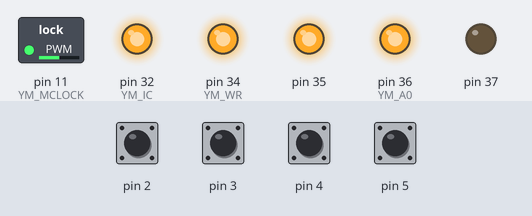
A sketch run on a simulated Arduino Mega 2560, built with avr-gcc and run on an emulated ATmega2560. Shown: switched loads named in the sketch (green lamp = pin HIGH), output pins drawn as LEDs (lit = HIGH). The inputs (shaded band) are chosen by the test bench; at power-on: pin 2–5 HIGH. Pins used as bus, display or sensor lines are not drawn.

Above: at 0.2 s.
Timing chart, 0 to 1.7 s (numbered marks = the images above):
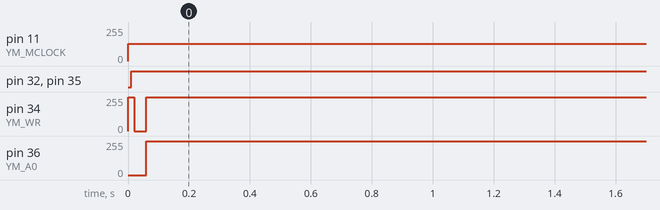

The sketch:

GenSynth.ino
```cpp
/**
 * YM2612 base code for Arduino Mega
 * By: Coty Janz
 *
 * This code is forked from the origial ATMega328 Test code:
 * By: Fabien Batteix <skywodd@gmail.com>
 *    http://skyduino.wordpress.com
 *
 * @remarks This test code is heavly based on Furrtek's YM2612 test code. Big thanks Furrtek for the help !
 * @warning This test code is made to run on an ATMega 2650 mcu with a 16MHz external crystal.
 */

/* Dependencies */
#include <avr/io.h>     // For I/O and other AVR registers
#include <util/delay.h> // For timing

/* Pinmap */
#define YM_IC (5) // PC5 (= pin A5 for Arduino UNO)
#define YM_CS (4) // PC4 (= pin A4 for Arduino UNO)
#define YM_WR (3) // PC3 (= pin A3 for Arduino UNO)
#define YM_RD (2) // PC2 (= pin A2 for Arduino UNO)
#define YM_A0 (1) // PC1 (= pin A1 for Arduino UNO)
#define YM_A1 (0) // PC0 (= pin A0 for Arduino UNO)
#define YM_CTRL_DDR DDRC
#define YM_CTRL_PORT PORTC
#define YM_DATA_DDR DDRA
#define YM_DATA_PORT PORTA // Whole PORT A for data bus (= pins D0 to D7 for Arduino UNO)
#define YM_MCLOCK (5) // PB1 = OC1A (= pin D9 for Arduino UNO)
#define YM_MCLOCK_DDR DDRB

uint8_t rawData[149] = {
  0x52, 0x22, 0x08, 0x52, 0x27, 0x00, 0x52, 0xB4, 0xC0, 0x52, 0xB5, 0xC0,
  0x52, 0xB6, 0xC0, 0x53, 0xB4, 0xC0, 0x53, 0xB5, 0xC0, 0x53, 0xB6, 0xC0,
  0x52, 0x28, 0x00, 0x52, 0x28, 0x01, 0x52, 0x28, 0x02, 0x52, 0x28, 0x03,
  0x52, 0x28, 0x04, 0x52, 0x28, 0x05, 0x52, 0x28, 0x06, 0x50, 0x9F, 0x50,
  0xBF, 0x50, 0xDF, 0x50, 0xFF, 0x52, 0x30, 0x01, 0x52, 0x40, 0x07, 0x52,
  0x50, 0x1F, 0x52, 0x60, 0x09, 0x52, 0x70, 0x00, 0x52, 0x80, 0xFF, 0x52,
  0x90, 0x00, 0x52, 0x34, 0x01, 0x52, 0x44, 0x11, 0x52, 0x54, 0x1F, 0x52,
  0x64, 0x09, 0x52, 0x74, 0x00, 0x52, 0x84, 0xFF, 0x52, 0x94, 0x00, 0x52,
  0x38, 0x01, 0x52, 0x48, 0x08, 0x52, 0x58, 0x1F, 0x52, 0x68, 0x09, 0x52,
  0x78, 0x00, 0x52, 0x88, 0xFF, 0x52, 0x98, 0x00, 0x52, 0x3C, 0x00, 0x52,
  0x4C, 0x24, 0x52, 0x5C, 0x1F, 0x52, 0x6C, 0x09, 0x52, 0x7C, 0x00, 0x52,
  0x8C, 0xFF, 0x52, 0x9C, 0x00, 0x52, 0xB0, 0x24, 0x52, 0xA4, 0x13, 0x52,
  0xA0, 0x8E, 0x52, 0x28, 0xF0
};

/**
 * Send raw data to the YM2612
 *
 * @author Furrtek
 * @param data Data to write
 */
static void write_ym(uint8_t data) {
  YM_CTRL_PORT &= ~_BV(YM_CS); // CS LOW
  YM_DATA_PORT = data;
  _delay_us(1);
  YM_CTRL_PORT &= ~_BV(YM_WR); // Write data
  _delay_us(5);
  YM_CTRL_PORT |= _BV(YM_WR);
  _delay_us(5);
  YM_CTRL_PORT |= _BV(YM_CS); // CS HIGH
}

/**
 * Write data into a specific register of the YM2612
 *
 * @author Furrtek
 * @param reg Destination register address
 * @param data Data to write
 */
static void setreg(uint8_t reg, uint8_t data) {
  YM_CTRL_PORT &= ~_BV(YM_A0); // A0 low (select register)
  write_ym(reg);
  YM_CTRL_PORT |= _BV(YM_A0);  // A0 high (write register)
  write_ym(data);
}

void parseNPlay(uint8_t data[], int length)
{
  int i = 0;
  int r = 0;
  int d = 0;
  while (i <= length)
  {
    r = i+1;
    d = i+3;
    setreg(data[r], data[d]);
    i += 3;
  }
}

void setPianoTest()
{
  //YM2612 Test Code
  setreg(0x22, 0x00); // LFO off
  setreg(0x27, 0x00); // Note off (channel 0)
  setreg(0x28, 0x01); // Note off (channel 1)
  setreg(0x28, 0x02); // Note off (channel 2)
  setreg(0x28, 0x04); // Note off (channel 3)
  setreg(0x28, 0x05); // Note off (channel 4)
  setreg(0x28, 0x06); // Note off (channel 5)
  setreg(0x2B, 0x00); // DAC off
  setreg(0x30, 0x71); //
  setreg(0x34, 0x0D); //
  setreg(0x38, 0x33); //
  setreg(0x3C, 0x01); // DT1/MUL
  setreg(0x40, 0x23); //
  setreg(0x44, 0x2D); //
  setreg(0x48, 0x26); //
  setreg(0x4C, 0x00); // Total level
  setreg(0x50, 0x5F); //
  setreg(0x54, 0x99); //
  setreg(0x58, 0x5F); //
  setreg(0x5C, 0x94); // RS/AR
  setreg(0x60, 0x05); //
  setreg(0x64, 0x05); //
  setreg(0x68, 0x05); //
  setreg(0x6C, 0x07); // AM/D1R
  setreg(0x70, 0x02); //
  setreg(0x74, 0x02); //
  setreg(0x78, 0x02); //
  setreg(0x7C, 0x02); // D2R
  setreg(0x80, 0x11); //
  setreg(0x84, 0x11); //
  setreg(0x88, 0x11); //
  setreg(0x8C, 0xA6); // D1L/RR
  setreg(0x90, 0x00); //
  setreg(0x94, 0x00); //
  setreg(0x98, 0x00); //
  setreg(0x9C, 0x00); // Proprietary
  setreg(0xB0, 0x32); // Feedback/algorithm
  setreg(0xB4, 0xC0); // Both speakers on
  setreg(0x28, 0x00); // Key off
  setreg(0xA4, 0x22); //
  setreg(0xA0, 0x69); // Set frequency
}

int main(void) {

/*There are 3 registers for PORTB
  PORTB
  DDRB
  PINB

  PORTB controls the drive state of the pins if set as an output via DDRB, and controls the enabling of the pull-up if configured as an input via DDRB.

  DDRB controls if a pin is used as an output (bit=1), or as an input (bit=0)

  PINB is read-only, and returns the electrical state sensed at the pin.

  To set up a pin as an input, with the pullup enabled you only do the following. (using PB0 as an example here)

  DDRB &= ~(1<<0); // configure PB0 as an input
  PORTB |= (1<<0); // enable the pull-up on PB0

  to read the pin you simply do the following:
  myVar = PINB & (1<<0); // read the state of PB0 only
*/

  //Will be using port E for the input buttons
  pinMode(2, INPUT_PULLUP);
  pinMode(3, INPUT_PULLUP);
  pinMode(4, INPUT_PULLUP);
  pinMode(5, INPUT_PULLUP);
  pinMode(6, INPUT_PULLUP);

  /* Pins setup */
  YM_CTRL_DDR |= _BV(YM_IC) | _BV(YM_CS) | _BV(YM_WR) | _BV(YM_RD) | _BV(YM_A0) | _BV(YM_A1);  // Coty: Check if this is a problem when swapping to MEGA, because of port sizes. may know more after testing on uno
  YM_DATA_DDR = 0xFF;
  YM_MCLOCK_DDR |= _BV(YM_MCLOCK);
  YM_CTRL_PORT |= _BV(YM_IC) | _BV(YM_CS) | _BV(YM_WR) | _BV(YM_RD); /* IC, CS, WR and RD HIGH by default */
  YM_CTRL_PORT &= ~(_BV(YM_A0) | _BV(YM_A1)); /* A0 and A1 LOW by default */

  /* F_CPU / 2 clock generation */
  TCCR1A = _BV(COM1A0);            /* Toggle OCA1 on compare match */
  TCCR1B = _BV(WGM12) | _BV(CS10); /* CTC mode with prescaler /1 */
  TCCR1C = 0;                      /* Flag reset */
  TCNT1 = 0;                       /* Counter reset */
  OCR1A = 0;                       /* Divide base clock by two */

  /* Reset YM2612 */
  YM_CTRL_PORT &= ~_BV(YM_IC);
  _delay_ms(10);
  YM_CTRL_PORT |= _BV(YM_IC);
  _delay_ms(10);

  setPianoTest();
 //parseNPlay(rawData, 149);

  int buttonState[6];         // current state of the button
  int lastButtonState[6];
   /* Program loop */
  for(;;) {
    for(int i = 2; i < 6; i++) {
      buttonState[i] = digitalRead(i);
    }
    if (buttonState[2] != lastButtonState[2]) {
      if (buttonState[2] == LOW) {
        setreg(0xA4, 0x13);
        setreg(0xA0, 0x8E);
        setreg(0x28, 0xF0); // Key on
      } else {
       setreg(0x28, 0x00);
    }
    _delay_ms(50);
  }
  lastButtonState[2] = buttonState[2];

  if (buttonState[4] != lastButtonState[4]) {
      if (buttonState[4] == LOW) {
        setreg(0xA4, 0x22);
        setreg(0xA0, 0x69);
        setreg(0x28, 0xF0); // Key on
      } else {
       setreg(0x28, 0x00);
    }
     _delay_ms(50);
  }
  lastButtonState[4] = buttonState[4];


 }

  /* Compiler fix */
  return 0;
}
```

Measured:
- by itself, pin 11 (YM_MCLOCK): 0/255 → 128/255 at 0.00 s
- by itself, pin 32 (YM_IC): LOW → HIGH at 0.01 s
- by itself, pin 34 (YM_WR): 0/255 → 255/255 at 0.00 s
- by itself, pin 35: LOW → HIGH at 0.00 s
- by itself, pin 36 (YM_A0): 0/255 → 255/255 at 0.06 s
